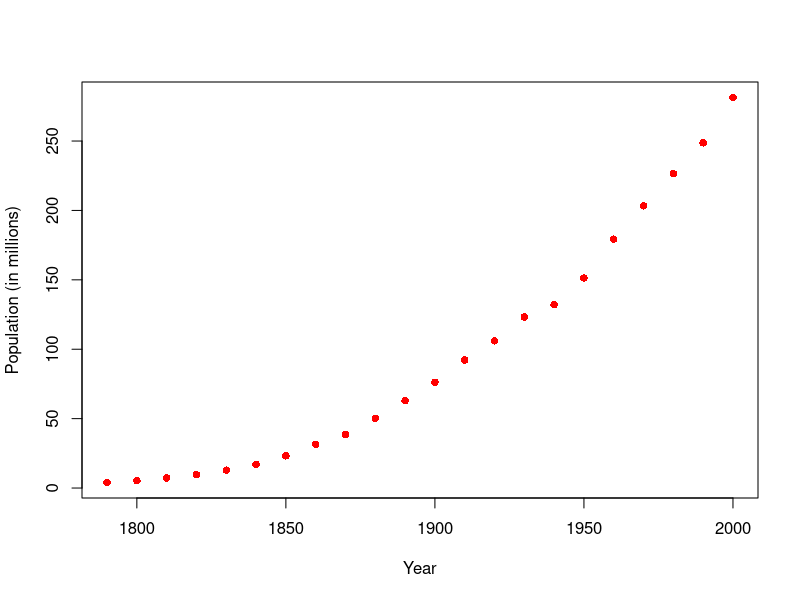

Write the R code that produced this figure. (Note: this script raises an error after producing the figure.)

### Data
years <- seq(1790,2000
             ,10)

pop = c(3.92, 5.308, 7.240,9.638, 12.866, 17.069, 23.192, 31.443, 38.558 , 50.156, 
        62.948, 76.212, 92.228, 106.021, 123.202, 132.164, 151.325, 179.323, 203.302, 226.542, 248.709, 281.421)


plot(years,pop,
     xlab="Year",ylab="Population (in millions)",
     col="red", pch=16)


### function
sum_tkl = function(t,l=1) {
  s = sum(t^l)
  return(s)
}

sum_Pk_tkl = function(P,t,l=1) {
  s = sum(P*t^l)
  return(s)
}

sum_logPk_tkl = function(P,t,l=1) {
  s = sum(log(P)*t^l)
  return(s)
}

###

A = mat.or.vec(3,3)
d = mat.or.vec(3,1)
A[1,1] = sum_tkl(years,0)
A[1,2] = sum_tkl(years,1)
A[1,3] = sum_tkl(years,2)
A[2,1] = sum_tkl(years,1)
A[2,2] = sum_tkl(years,2)
A[2,3] = sum_tkl(years,3)
A[3,1] = sum_tkl(years,2)
A[3,2] = sum_tkl(years,3)
A[3,3] = sum_tkl(years,4)
d[1] = sum_Pk_tkl(pop,years,0)
d[2] = sum_Pk_tkl(pop,years,1)
d[3] = sum_Pk_tkl(pop,years,2)

solve(A,d)


###
years_shift = years - 1790

A[1,1] = sum_tkl(years_shift,0)
A[1,2] = sum_tkl(years_shift,1)
A[1,3] = sum_tkl(years_shift,2)
A[2,1] = sum_tkl(years_shift,1)
A[2,2] = sum_tkl(years_shift,2)
A[2,3] = sum_tkl(years_shift,3)
A[3,1] = sum_tkl(years_shift,2)
A[3,2] = sum_tkl(years_shift,3)
A[3,3] = sum_tkl(years_shift,4)
d[1] = sum_Pk_tkl(pop,years_shift,0)
d[2] = sum_Pk_tkl(pop,years_shift,1)
d[3] = sum_Pk_tkl(pop,years_shift,2)

solve(A,d)

x = solve(A,d)
a = x[1]
b = x[2]
c = x[3]

years_cont = seq(min(years_shift),max(years_shift),0.1)
plot(years,pop,
     xlab="Year",ylab="Population",
     col="red", pch=16, lwd=5,bg = "red",xaxt = "n",yaxt = "n")
lines(years_cont+1790,a+b*years_cont+c*years_cont^2)


###Exponential
sum_logPk_tkl = function(P,t,l=1) {
  s = sum(log(P)*t^l)
  return(s)
}

A_ = mat.or.vec(2,2)
d_ = mat.or.vec(2,1)

A_[1,1] = sum_tkl(years,0)
A_[1,2] = sum_tkl(years,1)
A_[2,1] = sum_tkl(years,1)
A_[2,2] = sum_tkl(years,2)

d_[1] = sum_logPk_tkl(pop,years,0)
d_[2] = sum_logPk_tkl(pop,years,1)

solve(A_,d_)

x_ = solve(A_,d_)
a_ = x_[1]
b_ = x_[2]



plot(years,pop,
     xlab="Year",ylab="Population",
     col="red", pch=16, lwd=5,bg = "red",xaxt = "n",yaxt = "n")
lines(years_cont+1790,a+b*years_cont+c*years_cont^2)
lines(years,exp(a_)*exp(b_*years),col="blue")



###Using R function
a = 1
b = 1
c = 1
fit = nls(pop ~ a+b*years_shift+c*years_shift^2,start=list(a=a,b=b,c=c))
summary(fit)
a = coef(fit)["a"]
b = coef(fit)["b"]
c = coef(fit)["c"]
